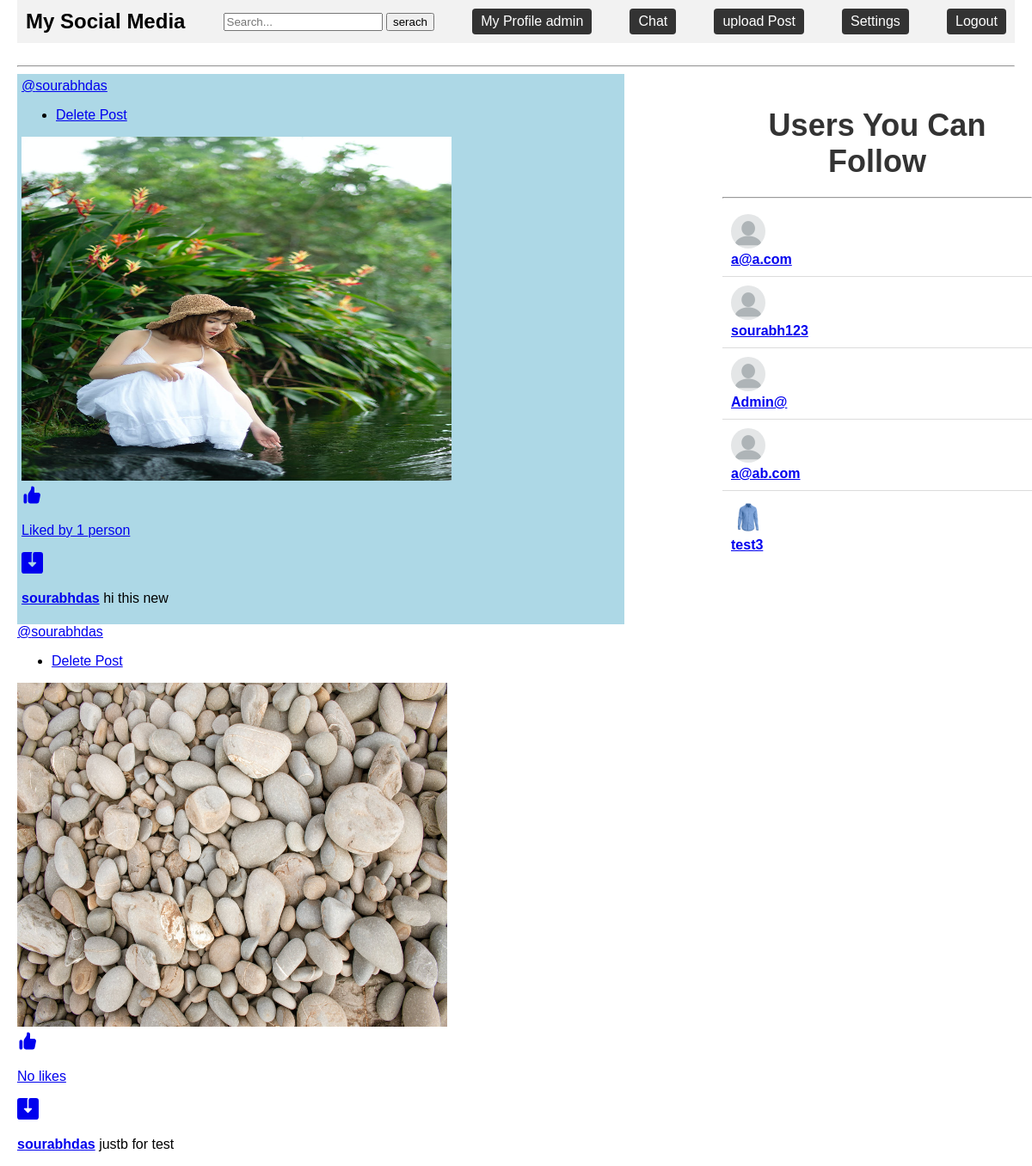
The app's page / (signed in) with its own data.
### sapp/models.py (models this page shows, shortened)
class Profile(models.Model):
    user = models.ForeignKey(User, on_delete=models.CASCADE)
    Profile_uuid = models.UUIDField(primary_key=True ,default=uuid.uuid4, editable=False,)
    bio = models.TextField()
    profile_image = models.ImageField(upload_to='profile_images', default="default/blank-profile-picture.png")
    location = models.CharField(max_length=100)
    created_at = models.DateTimeField(auto_now_add=True)
    updated_at = models.DateTimeField(auto_now=True)

class Post(models.Model):
    post_uuid = models.UUIDField(primary_key=True, default=uuid.uuid4, editable=False)
    user = models.CharField(max_length=100)
    post_image = models.ImageField(upload_to="post_images")
    caption = models.TextField()
    no_of_likes = models.IntegerField(default=0)
    created_at = models.DateTimeField(auto_now_add=True)
    updated_at = models.DateTimeField(auto_now=True)

### sapp/views.py (the view)
# urls.py: 2. Add a URL to urlpatterns:  path('', views.home, name='home')
@login_required(login_url='login')
def home(request):
    user_object = User.objects.get(username=request.user.username)
    user_profile = Profile.objects.get(user=user_object)
    posts = Post.objects.all()
    user_following_list = []
    feed = []
    user_following = FollowersCount.objects.filter(follower=request.user.username)
    for users in user_following:
        user_following_list.append(users.user)
    for username in user_following_list:
        feed_lists = Post.objects.filter(user=username)
        feed.append(feed_lists)
    feed_list = list(chain(*feed))
    all_users = User.objects.all()
    user_following_all = []
    for user in user_following:
        user_list = User.objects.get(username=user.user)
        user_following_all.append(user_list)
    new_suggestions_list = [x for x in list(all_users) if (x not in list(user_following_all))]
    current_user = User.objects.filter(username=request.user.username)
    final_suggestions_list = [ x for x in list(new_suggestions_list) if (x not in list(current_user))]
    random.shuffle(final_suggestions_list)
    username_profile = []
    username_profile_list = []
    for users in final_suggestions_list:
        username_profile.append(users.id)
    for ids in username_profile:
        profile_lists = Profile.objects.filter(user_id=ids)
        username_profile_list.append(profile_lists)
    sugeestions_username_profile_list = list(chain(*username_profile_list))
    return render(request, 'home.html', {'user_profile':user_profile, "posts":feed_list,'sugeestions_username_profile_list':sugeestions_username_profile_list[:5]})

### templates/home.html (shortened to what this page needs)
<!DOCTYPE html>
<html>
<head>
</head>
<body>
    <header>
        <div class="logo">My Social Media</div>
        <form method='post' action="{% url 'search' %}">
                <input type="text" name='username' placeholder="Search...">
                <button type='submit'> serach </button>
        </form>
        <a href="/profile/{{ user.username }}"  class="logout" >My Profile {{user_profile.user.username}}</a></span>
        <a href="" class="logout">Chat</a>
        <a href="{% url 'upload' %}" class="logout">upload Post</a>
        <a href="{% url 'settings' %}" class="logout">Settings</a>
        <a href="{% url 'logout' %}" class="logout">Logout</a>
    </header>
    <br>
    <hr>
    <div class="container">
        <div class="column70">
            {% for post in posts reversed %}
            <div class="bg-white shadow rounded-md  -mx-2 lg:mx-0">
                <div class="flex justify-between items-center px-4 py-3">
                    <div class="flex flex-1 items-center space-x-4">
                        <span class="block font-semibold "><a href="/profile/{{post.user}}">@{{post.user}}</a></span>
                    </div>
                  <div>
                    <div class="bg-white w-56 shadow-md mx-auto p-2 mt-12 rounded-md text-gray-500 hidden text-base border border-gray-100  " uk-drop="mode: hover;pos: top-right">
                        <ul class="space-y-1">
                          <li>
                              <a href="#" class="flex items-center px-3 py-2 text-red-500 hover:bg-red-100 hover:text-red-500 rounded-md ">
                                 Delete Post
                              </a>
                          </li>
                        </ul>
                    </div>
                  </div>
                </div>
                <div uk-lightbox>
                    <a href="{{post.post_image.url}}">
                        <img src="{{post.post_image.url}}" width="500px" height="400px" alt="">
                    </a>
                </div>
                <div class="py-3 px-4 space-y-3">
                    <div class="flex space-x-4 lg:font-bold">
                         <a href="/like-post?post_id={{post.post_uuid}}" class="flex items-center space-x-2">
                            <div class="p-2 rounded-full text-black">
                                {% if post.no_of_likes == 0 %}
                                <p>No likes</p>
                                {% elif post.no_of_likes == 1 %}
                                <p>Liked by {{post.no_of_likes}} person</p>
                                {% else %}
                                <p>Liked by {{post.no_of_likes}} people</p>
                                {% endif %}
                            </div>
                        </a>
                        <a href="{{post.post_image.url}}" class="flex items-center space-x-2 flex-1 justify-end" download>
                        </a>
                    </div>
                    <p>
                        <a href="/profile/{{post.user}}"><strong>{{post.user}}</strong></a> {{post.caption}}
                    </p>
                            </div>
                        </div>
                    </div>
                </div>
            {% endfor %}
        <div class="column30">
            <h1 class="followers">Users You Can Follow </h1>
            <hr>
            {% for users in sugeestions_username_profile_list %}
                <div class="user-suggestion">
                    <a class="image-link" href="/profile/{{users.user}}">
                        <img src="{{users.profile_image.url}}" alt="User 1 Profile Picture">
                        <h4>{{users.user.username}}</h4>
                    </a>
                </div>
            {% endfor %}
        </div>
</body>
</html>

### templates/home.html (style rules this page uses)
.container { display:flex; }
.column70 { background-color: lightblue; width:60%; float:left; padding: 5px; height:100%; }
.column30 { width:30%; position: absolute; top: 65px; right: 0; padding-top: 40px }
body { font-family: Arial, sans-serif; margin: 0; padding: 0 20px; }
header { background-color: #f2f2f2; padding: 10px; display: flex; justify-content: space-between; align-items: center; }
.logo { font-size: 24px; font-weight: bold; }
.logout { text-decoration: none; padding: 6px 10px; background-color: #333; color: #fff; border-radius: 4px; }
.followers { font-size: 36px; font-weight: bold; color: #333; text-align: center; margin: 20px 0; }
.user-suggestion { display: flex; align-items: center; padding: 10px; border-bottom: 1px solid #dcdcdc; }
.user-suggestion:last-child { border-bottom: none; }
.user-suggestion img { width: 40px; height: 40px; border-radius: 50%; margin-right: 10px; }
.user-suggestion h4 { margin: 0; fo }

### records on screen
Profile: user.username "admin"
Post: user "sourabhdas", post_image (picture), no_of_likes "1", caption "hi this new"
Post: user "sourabhdas", post_image (picture), no_of_likes "No likes", caption "justb for test"
Profile: profile_image (placeholder picture), user.username "a@a.com"
Profile: profile_image (placeholder picture), user.username "sourabh123"
Profile: profile_image (placeholder picture), user.username "Admin@"
Profile: profile_image (placeholder picture), user.username "a@ab.com"
Profile: profile_image (picture), user.username "test3"
